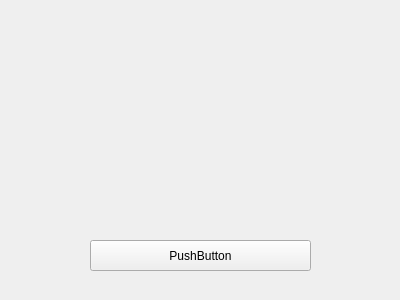
<?xml version="1.0" encoding="UTF-8"?>
<ui version="4.0">
 <class>Dialog</class>
 <widget class="QMainWindow" name="Dialog">
  <property name="geometry">
   <rect>
    <x>0</x>
    <y>0</y>
    <width>400</width>
    <height>300</height>
   </rect>
  </property>
  <property name="windowTitle">
   <string>Dialog</string>
  </property>
  <widget class="QPushButton" name="pushButton">
   <property name="geometry">
    <rect>
     <x>90</x>
     <y>240</y>
     <width>221</width>
     <height>31</height>
    </rect>
   </property>
   <property name="text">
    <string>PushButton</string>
   </property>
  </widget>
 </widget>
 <resources/>
 <connections/>
</ui>
